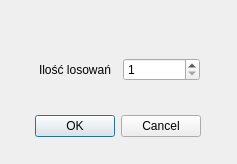
<?xml version="1.0" encoding="UTF-8"?>
<ui version="4.0">
 <class>Randomize</class>
 <widget class="QDialog" name="Randomize">
  <property name="geometry">
   <rect>
    <x>0</x>
    <y>0</y>
    <width>237</width>
    <height>164</height>
   </rect>
  </property>
  <property name="windowTitle">
   <string>Dialog</string>
  </property>
  <widget class="QDialogButtonBox" name="buttonBox">
   <property name="geometry">
    <rect>
     <x>-100</x>
     <y>110</y>
     <width>301</width>
     <height>32</height>
    </rect>
   </property>
   <property name="orientation">
    <enum>Qt::Horizontal</enum>
   </property>
   <property name="standardButtons">
    <set>QDialogButtonBox::Cancel|QDialogButtonBox::Ok</set>
   </property>
  </widget>
  <widget class="QWidget" name="verticalLayoutWidget">
   <property name="geometry">
    <rect>
     <x>39</x>
     <y>30</y>
     <width>161</width>
     <height>80</height>
    </rect>
   </property>
   <layout class="QVBoxLayout" name="verticalLayout">
    <item>
     <layout class="QHBoxLayout" name="horizontalLayout">
      <item>
       <widget class="QLabel" name="label">
        <property name="text">
         <string>Ilość losowań</string>
        </property>
       </widget>
      </item>
      <item>
       <widget class="QSpinBox" name="spinBox">
        <property name="minimum">
         <number>1</number>
        </property>
        <property name="maximum">
         <number>100000</number>
        </property>
       </widget>
      </item>
     </layout>
    </item>
   </layout>
  </widget>
 </widget>
 <resources/>
 <connections>
  <connection>
   <sender>buttonBox</sender>
   <signal>accepted()</signal>
   <receiver>Randomize</receiver>
   <slot>accept()</slot>
   <hints>
    <hint type="sourcelabel">
     <x>248</x>
     <y>254</y>
    </hint>
    <hint type="destinationlabel">
     <x>157</x>
     <y>274</y>
    </hint>
   </hints>
  </connection>
  <connection>
   <sender>buttonBox</sender>
   <signal>rejected()</signal>
   <receiver>Randomize</receiver>
   <slot>reject()</slot>
   <hints>
    <hint type="sourcelabel">
     <x>316</x>
     <y>260</y>
    </hint>
    <hint type="destinationlabel">
     <x>286</x>
     <y>274</y>
    </hint>
   </hints>
  </connection>
 </connections>
</ui>
